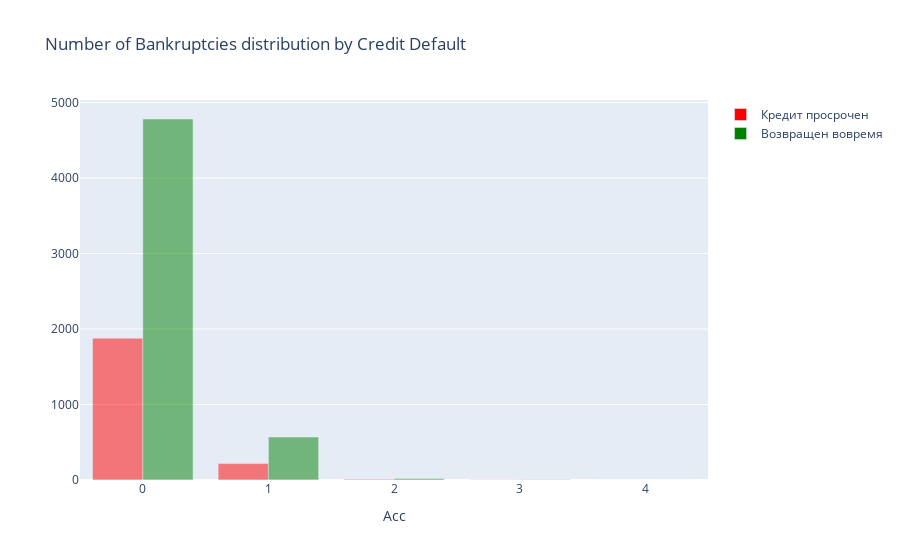

The cell this chart's notebook holds for it:
### Code cell
trace1 = go.Bar(
            x = train_df[train_df['Credit Default'] == 1]['Bankruptcies'].value_counts().index.values,
            y = train_df[train_df['Credit Default'] == 1]['Bankruptcies'].value_counts().values,
            name='Кредит просрочен',
            marker=dict(color='red',opacity=0.5)
)
trace2 = go.Bar(
            x = train_df[train_df['Credit Default'] == 0]['Bankruptcies'].value_counts().index.values,
            y = train_df[train_df['Credit Default'] == 0]['Bankruptcies'].value_counts().values,
            name='Возвращен вовремя',
            marker=dict(color='green',opacity=0.5)
)

data = [trace1, trace2]
    
layout = go.Layout(title="Number of Bankruptcies distribution by Credit Default",
    xaxis=dict(title='Acc',tickangle=0),
    barmode='group'
)

fig = go.Figure(data=data, layout=layout)
iplot(fig)

### Figure 1 — Plotly figure (JSON) as saved in the notebook; plotly's stock layout.template omitted (floating-point values rounded to 4 significant figures)
{"data": [{"marker": {"color": "red", "opacity": 0.5}, "name": "Кредит просрочен", "type": "bar", "x": [0, 1, 2, 3, 4], "y": [1878, 217, 11, 2, 1]}, {"marker": {"color": "green", "opacity": 0.5}, "name": "Возвращен вовремя", "type": "bar", "x": [0, 1, 2, 3, 4], "y": [4782, 569, 20, 5, 1]}], "layout": {"barmode": "group", "title": {"text": "Number of Bankruptcies distribution by Credit Default"}, "xaxis": {"tickangle": 0, "title": {"text": "Acc"}}}}
